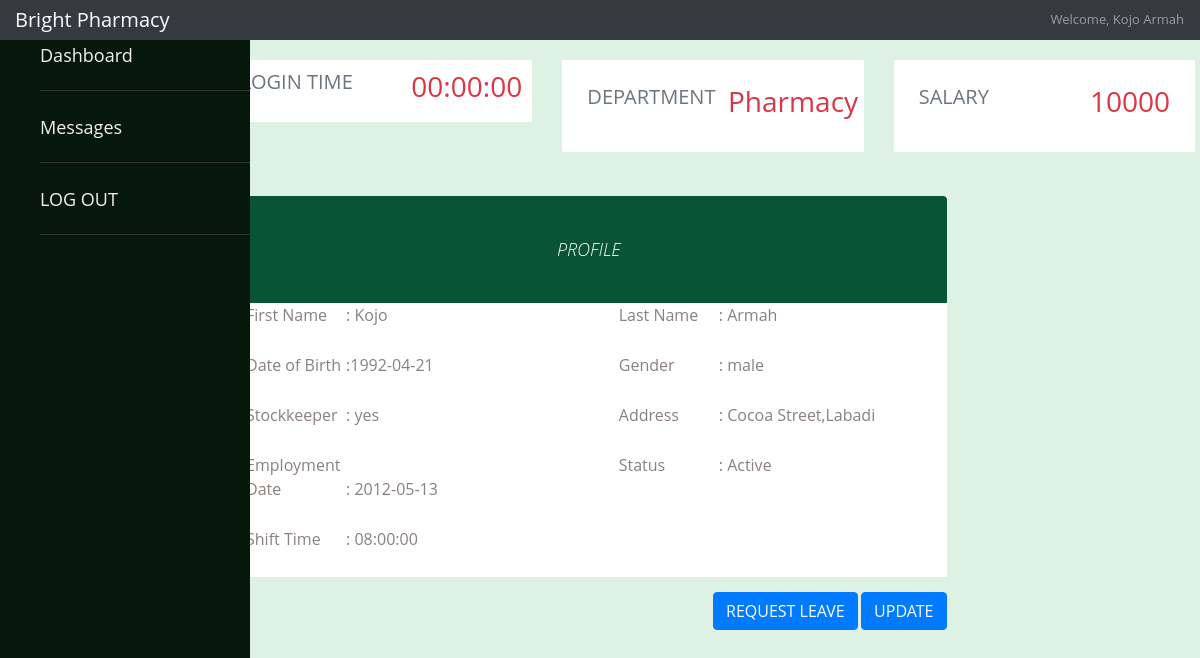
/employee/employee_dashboard_1.php (signed in), run on the app's committed database.
### tables this page shows
CREATE TABLE `Employee` (
  `EmployeeID` int(3) NOT NULL,
  `EmployeeFname` varchar(15) NOT NULL,
  `EmployeeLname` varchar(15) NOT NULL,
  `EmployeeGender` enum('male','female') DEFAULT NULL,
  `EmployeeDOB` date DEFAULT NULL,
  `EmployeeAddress` varchar(30) NOT NULL,
  `DepartmentID` int(11) NOT NULL,
  `ShiftTime` time NOT NULL,
  `EmploymentDate` date NOT NULL,
  `Salary` varchar(255) DEFAULT NULL,
  `EmployeeStatus` enum('Active','Inactive','On-Leave','') NOT NULL
);

CREATE TABLE `department` (
  `DepartmentID` int(11) NOT NULL,
  `DepartmentName` varchar(20) NOT NULL
);

CREATE TABLE `Employee_Log_in` (
  `EmployeeID` int(3) NOT NULL,
  `Password` varchar(300) NOT NULL
);

### employee/employee_dashboard_1.php (the view, shortened to what this page needs)
<?php
require_once("connection.php");
$sqls= "SELECT * FROM Employee WHERE EmployeeID = '".$_SESSION['id']."'";
$name = mysqli_query($conn,$sqls);
$rowname=mysqli_fetch_assoc($name);
$fname=$rowname['EmployeeFname'];
$lname=$rowname['EmployeeLname'];
    $id=$_SESSION["id"];
    $sql="SELECT * FROM Employee inner join Employee_Log_in ON Employee.EmployeeID=Employee_Log_in.EmployeeID WHERE Employee.EmployeeID='$id'";
    $report ="SELECT * from Employee_Time where EmployeeID='$id' ORDER BY Report_Time DESC LIMIT 1";
    $reports=mysqli_query($conn,$report);
    $results=mysqli_query($conn,$sql);
    $rep=mysqli_fetch_assoc($reports);
    $rel=mysqli_fetch_assoc($results);
	$depart="SELECT DepartmentID from  Employee   where EmployeeID='$id'";
$res=mysqli_query($conn,$depart);
$row_d=mysqli_fetch_assoc($res);
?>
<!DOCTYPE html>
<html lang="en">
<head>
    <link rel="stylesheet" href="https://maxcdn.bootstrapcdn.com/bootstrap/4.0.0/css/bootstrap.min.css">
    <link href="https://unpkg.com/ionicons@4.5.10-0/dist/css/ionicons.min.css" rel="stylesheet">
   <link rel="stylesheet" href="/final-melwinkle/css/main.css">
   <link rel="stylesheet" href="/final-melwinkle/css/sales.css">
</head>
<body>
<nav class="navbar navbar-dark fixed-top bg-dark flex-md-nowrap p-0 shadow">
      <a class="navbar-brand col-sm-3 col-md-2 mr-0" href="#">Bright Pharmacy</a>
      <ul class="navbar-nav px-3">
        <li class="nav-item text-nowrap">
          <a class="nav-link" href=""><?php
      if($fname && $lname) {
        echo  "Welcome, ".$fname." ".$lname;
      }
      else {
        echo "Employee";
      }
    ?></a>
        </li>
      </ul>
    </nav>
    <div class="wrapper"  >
  <nav id="sidebar" aria-label="side">
<ul class="list-items">
  <li><a href='/final-melwinkle/employee/employee_dashboard_1.php'><i class='icon ion-md-home' size='large'></i> Dashboard</a></li>
  <li><a href='/final-melwinkle/employee/employee_messages.php'><i class='icon ion-md-mail' size='large'></i> Messages</a></li>
<li><a href="/final-melwinkle/employee/employee_log_out.php">  <i class='icon ion-md-power' size='large'></i> LOG OUT</a></li>
</ul>
</nav>
  </div>
      <div id="page-wrapper" style="padding:0 0 60px;min-height:568px;margin-left:18%;margin-top:5%">
      <div class="row" style="margin-top:3%;padding-left:15px;padding-right:5px">
                    <div class="col-lg-4 col-md-4 col-sm-12 col-xs-12">
                        <div class="white-box" style="background:white;padding:10px;margin-bottom:15px">
                            <div class="col-in row">
                                <div class="col-md-6 col-sm-6 col-xs-6">
                                    <h5 class="text-muted vb">LOGIN TIME</h5>
                                </div>
                                <div class="col-md-6 col-sm-6 col-xs-6">
                                    <h3 class="counter text-right m-t-15 text-danger"><?php if($rep){
                $date=date_create($rep["Report_Time"]);
                $day=date_format($date,"d/M/Y H:i:s ");
                echo "$day";
          } else{ echo "00:00:00";
          }?></h3>
                                </div>
                            </div>
                        </div>
                    </div>
                    <div class="col-lg-4 col-md-4 col-sm-12 col-xs-12">
                        <div class="white-box" style="background:white;padding:25px;margin-bottom:15px">
                            <div class="col-in row">
                                <div class="col-md-6 col-sm-6 col-xs-6">
                                    <h5 class="text-muted vb">DEPARTMENT</h5>
                                </div>
                                <div class="col-md-6 col-sm-6 col-xs-6">
                                    <h3 class="counter text-right m-t-15 text-danger"><?php $did=$row_d['DepartmentID'];	$depat="SELECT DepartmentName from  department  where DepartmentID=$did";
$rs=mysqli_query($conn,$depat);
$rowd=mysqli_fetch_assoc($rs);echo $rowd['DepartmentName'];?></h3>
                                </div>
                            </div>
                        </div>
                    </div>
                    <div class="col-lg-4 col-md-4 col-sm-12 col-xs-12">
                        <div class="white-box" style="background:white;padding:25px;margin-bottom:15px">
                            <div class="col-in row">
                                <div class="col-md-6 col-sm-6 col-xs-6">
                                    <h5 class="text-muted vb">SALARY</h5>
                                </div>
                                <div class="col-md-6 col-sm-6 col-xs-6">
                                    <h3 class="counter text-right m-t-15 text-danger"><?php echo $rel['Salary'];
                                     ?></h3>
                                </div>
                            </div>
                        </div>
    </div>
            </div>
    <div class="row" style="margin-top:3%;padding-left:15px;padding-right:5px">
            <div class="container bootstrap snippets bootdey"  >
            <div class="row">
            <?php
                                      $id=$_SESSION['id'];
                                      $sql="SELECT * FROM Employee inner join Employee_Log_in ON Employee.EmployeeID=Employee_Log_in.EmployeeID  WHERE Employee.EmployeeID='$id' " ;
                                      $results=mysqli_query($conn,$sql);
                                      $row = mysqli_fetch_assoc($results);
                               ?>
        <div class="profile-info col-md-9" >
        <div class="white-box" style="background:#fff;margin-bottom:15px">
      <div class="panel">
      <div class="bio-graph-heading">
            PROFILE
          </div>
          <div class="panel-body bio-graph-info">
              <div class="row">
                  <div class="bio-row">
                      <p><span>First Name </span>: <?php echo $row['EmployeeFname']?></p>
                  </div>
                  <div class="bio-row">
                      <p><span>Last Name </span>: <?php echo $row['EmployeeLname']?></p>
                  </div>
                  <div class="bio-row">
                      <p><span>Date of Birth </span>:<?php echo $row['EmployeeDOB']?></p>
                  </div>
                  <div class="bio-row">
                      <p><span>Gender</span>: <?php echo $row['EmployeeGender']?></p>
                  </div>
                  <div class="bio-row">
                      <p><span>Stockkeeper </span>: yes</p>
                  </div>
                  <div class="bio-row">
                      <p><span>Address</span>: <?php echo $row['EmployeeAddress']?></p>
                  </div>
                  <div class="bio-row">
                      <p><span>Employment Date </span>: <?php echo $row['EmploymentDate']?></p>
                  </div>
                  <div class="bio-row">
                      <p><span>Status</span>: <?php echo $row['EmployeeStatus']?> </p>
                  </div>
                  <div class="bio-row">
                      <p><span> Shift Time</span>: <?php echo $row['ShiftTime']?> </p>
                  </div>
                  <div class="bio-row">
                  </div>
              </div>
          </div>
      </div>
      </div>
      <div style="float:right">
      <button type='button' class='btn btn-primary' data-toggle='modal' data-target='#requestleave_<?php echo $id;?>'>
          REQUEST LEAVE <i class='icon ion-md-checkmark-circle-outline' size='large'></i>
        </button>
      <button type='button' class='btn btn-primary' data-toggle='modal' data-target='#request_<?php echo $id;?>'>
          UPDATE<i class='icon ion-md-checkmark-circle-outline' size='large'></i>
        </button>
        <?php
        include("update_e.php");?>
    </body>
</html>

### css/main.css (style rules this page uses)
.wrapper { background: rgb(14, 80, 14); }
#sidebar { height: 100%; width: 250px; position: fixed; z-index: 1; top: 0; left: 0; background-color:rgb(14, 80, 14); overflow-x: hidden; padding-top: 20px; color: white; }
#sidebar .list-items { position: relative; background: rgb(6, 24, 9); width: 100%; height: 100%; list-style: none; }
#sidebar .list-items li { line-height: 70px; border-top: 1px solid rgb(5, 33, 9); border-bottom: 1px solid #333; transition: all 0.3s ease; }
#sidebar .list-items li:first-child { border-top: none; }
#sidebar .list-items li a { color: #f2f2f2; text-decoration: none; font-size: 18px; font-weight: 500; height: 100%; width: 100%; display: block; }
.bio-graph-heading { background: rgb(8, 84, 51); color: #fff; text-align: center; font-style: italic; padding: 40px 110px; border-radius: 4px 4px 0 0; -webkit-border-radius: 4px 4px 0 0; font-size: 18px; font-weight: 300; }
.bio-graph-info { color: #89817e; }
.bio-row { width: 50%; float: left; margin-bottom: 10px; padding:0 15px; font-size: 16px; padding-left: 30px; }
.bio-row p span { width: 100px; display: inline-block; }

### css/sales.css (style rules this page uses)
body { background-color: #ddf2e2; color:black; font-family: 'Open Sans', sans-serif; font-size: 13px; text-rendering: optimizeLegibility; -webkit-font-smoothing: antialiased; -moz-font-smoothing: antialiased; height:100%; }

### data on the page
employee: EmployeeFname "Kojo", EmployeeLname "Armah"
department: DepartmentName "Pharmacy"
employee_log_in: EmployeeID.Salary "10000", EmployeeID.EmployeeFname "Kojo", EmployeeID.EmployeeLname "Armah", EmployeeID.EmployeeDOB "1992-04-21", EmployeeID.EmployeeGender "male", EmployeeID.EmployeeAddress "Cocoa Street,Labadi", EmployeeID.EmploymentDate "2012-05-13", EmployeeID.EmployeeStatus "Active", EmployeeID.ShiftTime "08:00:00"
